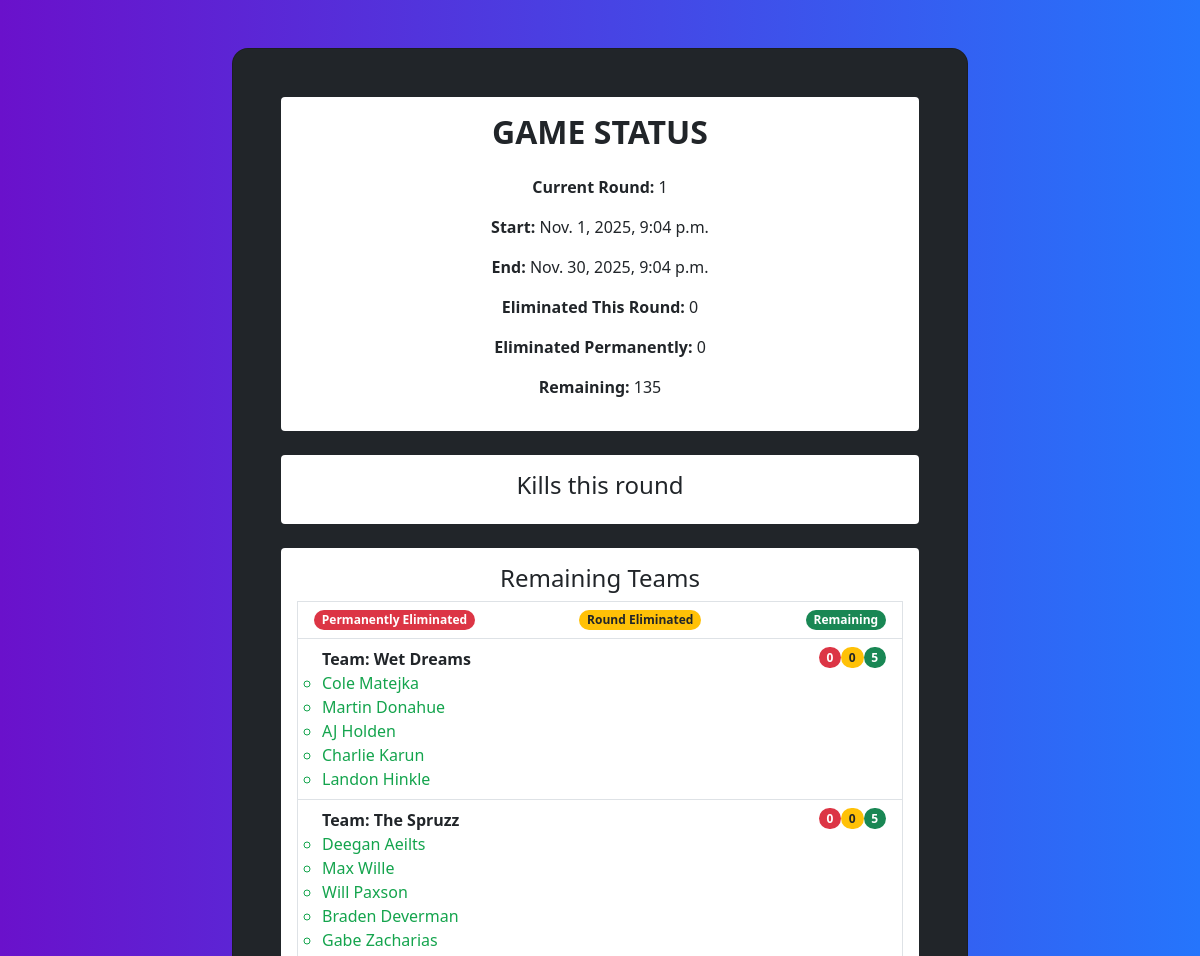
Page /status/ (upper part) on the earlier database version.
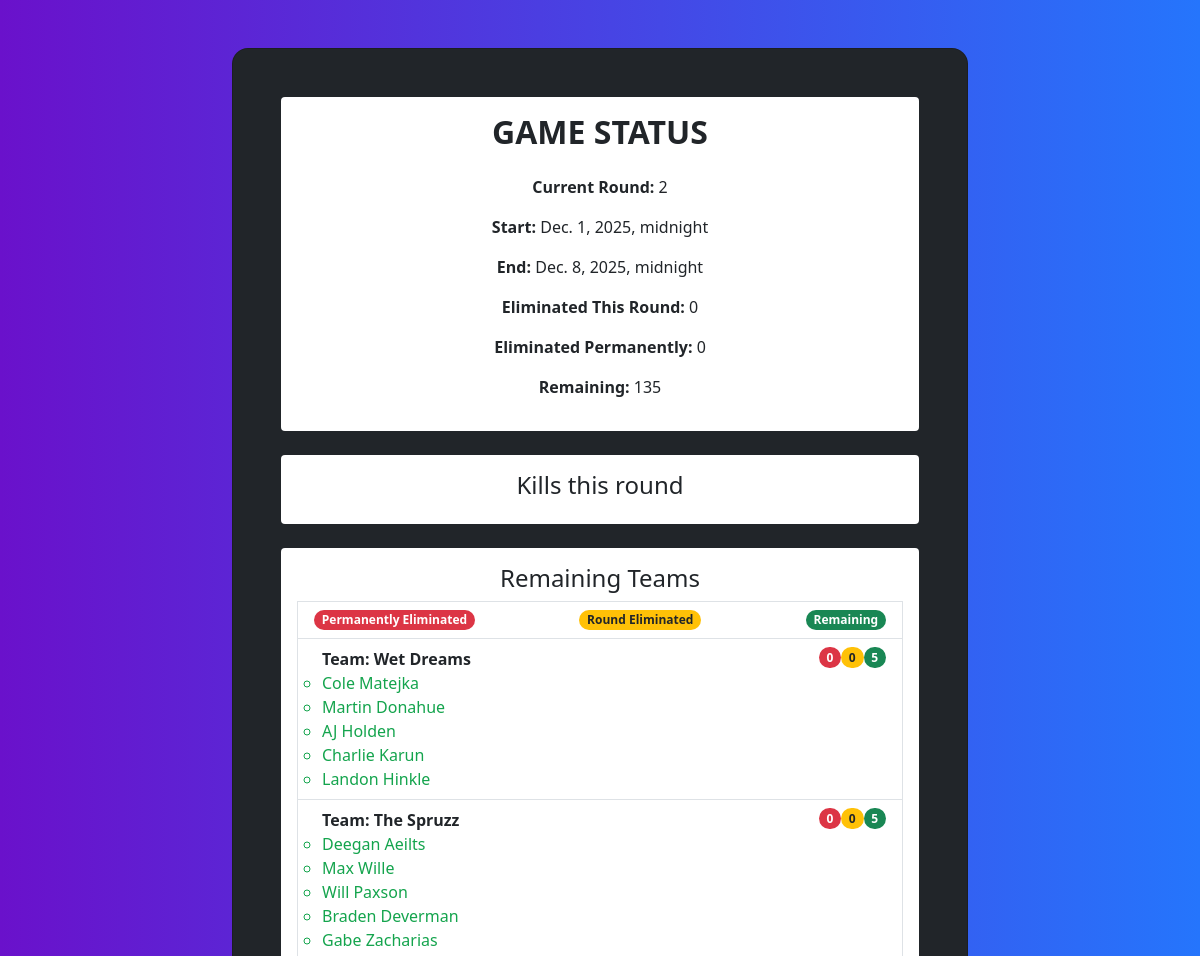
Same page on the later database version.
### assignments/models.py (models this page shows, shortened)
class Round(models.Model):
	index = models.IntegerField(default=0)
	start_date = models.DateTimeField("Date Round Starts")
	end_date = models.DateTimeField("Date Round Ends")
	min_progression_kill_count = models.IntegerField(default=0)
	min_revive_kill_count = models.IntegerField(default=2)
	completed = models.BooleanField(default=False)
	history = HistoricalRecords()

### assignments/views.py (the view)
# urls.py: path("status/", views.gameStatus, name="status"),
def gameStatus(request):
	try:
		current_round = getCurRound()
		if current_round is None:
			current_round = getNextRound()
		current_round_index = current_round.index
		round_elims = Participant.objects.filter(round_eliminated=True, eliminated_permanently=False)
		perm_elims = Participant.objects.filter(eliminated_permanently=True)
		remaining = Participant.objects.filter(round_eliminated=False, eliminated_permanently=False)
	except Exception as e:
		print(e)
		current_round = None
		current_round_index = -1
		round_elims = []
		perm_elims = []
		remaining = []
	round_targets = Target.objects.filter(round=current_round).order_by("id")
	round_target_list = list()
	for target in round_targets:
		round_target_list.append(model_to_dict(target))
	all_teams = Team.objects.filter(eliminated=False)
	team_list = list()
	for team in all_teams:
		team_list.append(model_to_dict(team))
	participants = Participant.objects.all()
	participant_list = list()
	for participant in participants:
		participant_list.append(model_to_dict(participant))
	kills = Kill.objects.all().order_by('date')
	round_kills = list()
	for kill in kills:
		print(kill.get_round(), current_round)
		if kill.get_round().index == current_round.index:
			round_kills.append(kill)
	print(kills)
	print(round_kills)
	template = loader.get_template("assignments/gameStatus.html")
	context = {
		'current_round': current_round,
		'current_round_index': current_round_index,
		'eliminated_this_round': len(round_elims),
		'eliminated_permanently': len(perm_elims),
		'remaining': len(remaining),
		'round_targets': round_targets,
		'round_targets_ser': round_target_list,
		'teams': all_teams,
		'team_list': team_list,
		'participants': participant_list,
		'round_kills': round_kills
	}
	return HttpResponse(template.render(context, request))

### assignments/models.py (called while the page is built)
	def get_round_elimed(self) -> list:
		if self.eliminated:
			return []
		filtered_p = list()
		for p in self.participants.all():
			if p.round_eliminated is True and p.eliminated_permanently is False:
				filtered_p.append(p)
		return filtered_p

	def get_round_elimed_count(self) -> int:
		if self.eliminated:
			return -1
		return len(self.get_round_elimed())

	def get_perm_elimed(self) -> list:
		if self.eliminated:
			return []
		filtered_p = list()
		for p in self.participants.all():
			if p.eliminated_permanently is True:
				filtered_p.append(p)
		return filtered_p

	def get_perm_elimed_count(self) -> int:
		if self.eliminated:
			return -1
		return len(self.get_perm_elimed())

	def get_remaining(self) -> list:
		if self.eliminated:
			return []
		filtered_p = list()
		for p in self.participants.all():
			if p.round_eliminated is False and p.eliminated_permanently is False:
				filtered_p.append(p)
		return filtered_p

	def get_remaining_count(self) -> int:
		if self.eliminated:
			return -1
		return len(self.get_remaining())

	def get_participants(self) -> list:
		return self.participants.all()

### assignments/templates/assignments/gameStatus.html (shortened to what this page needs)
<!DOCTYPE html>
<html>
    <head>
        {% load bootstrap5 %}
        {% bootstrap_css %}
        {% load math_filters %}
        {% load target_filters %}
        {% load static %}
    </head>
    <body style="background: black;">
        <section class="gradient-custom">
        <div class="container py-5">
        <div class="row d-flex justify-content-center align-items-center" style="min-height: 100vh">
        <div class="col-20 col-md-16 col-lg-10 col-xl-8">
        <div class="card bg-dark" style="border-radius: 1rem; height: 90%">
        <div class="card-body p-5 text-center">
            <div style="background: white; border-radius: .25rem; padding: 1rem;">
                <h2 class="fw-bold mb-4 text-uppercase text-lg-left">Game Status</h2>
                <p style="margin-bottom: 1rem"><strong>Current Round:</strong>              {{current_round_index}} </p>
                <p style="margin-bottom: 1rem"><strong>Start:</strong>                      {{current_round.start_date}} </p>
                <p style="margin-bottom: 1rem"><strong>End:</strong>                        {{current_round.end_date}} </p>
                <p style="margin-bottom: 1rem"><strong>Eliminated This Round:</strong>      {{eliminated_this_round}} </p>
                <p style="margin-bottom: 1rem"><strong>Eliminated Permanently:</strong>     {{eliminated_permanently}} </p>
                <p style="margin-bottom: 1rem"><strong>Remaining:</strong>                  {{remaining}} </p>
            </div>
            <br />
            <div style="background: white; border-radius: .25rem; padding: 1rem;">
                <ul class="list-group">
                    <h4>Kills this round</h4>
                </ul>
            </div>
            <br />
            <div style="background: white; border-radius: .25rem; padding: 1rem;">
                <ul class="list-group">
                    <h4>Remaining Teams</h4>
                    <li class="list-group-item d-flex justify-content-between align-items-start">
                        <span class="badge bg-danger rounded-pill">Permanently Eliminated</span>
                        <span class="badge bg-warning text-dark rounded-pill">Round Eliminated</span>
                        <span class="badge bg-success rounded-pill">Remaining</span>
                    </li>
                    {% for team in teams %}
                    <li class="list-group-item d-flex justify-content-between align-items-start">
                        <div class="ms-2 me-auto text-start">
                            <div class="fw-bold">Team: {{team.name}}</div>
                            <ul class="list-group">
                                {% for p in team.get_participants %}
                                    <li style="color: {{p.get_color}};">{{p.name}}</li>
                                {% endfor %}
                            </ul>
                        </div>
                        <span class="badge bg-danger rounded-pill">{{team.get_perm_elimed_count}}</span>
                        <span class="badge bg-warning text-dark rounded-pill">{{team.get_round_elimed_count}}</span>
                        <span class="badge bg-success rounded-pill">{{team.get_remaining_count}}</span>
                        </li>
                    {% endfor %}
                </ul>
            </div>
        </div>
        </div>
        </div>
        </section>
    </body>
</html>

Differences in the rows shown:
no longer on this page (row edited): Round: start_date "Nov. 1, 2025, 9:04 p.m.", end_date "Nov. 30, 2025, 9:04 p.m."
added Round: start_date "Dec. 1, 2025, midnight", end_date "Dec. 8, 2025, midnight"
Other differences:
{{ current_round_index }}: "1" → "2"
